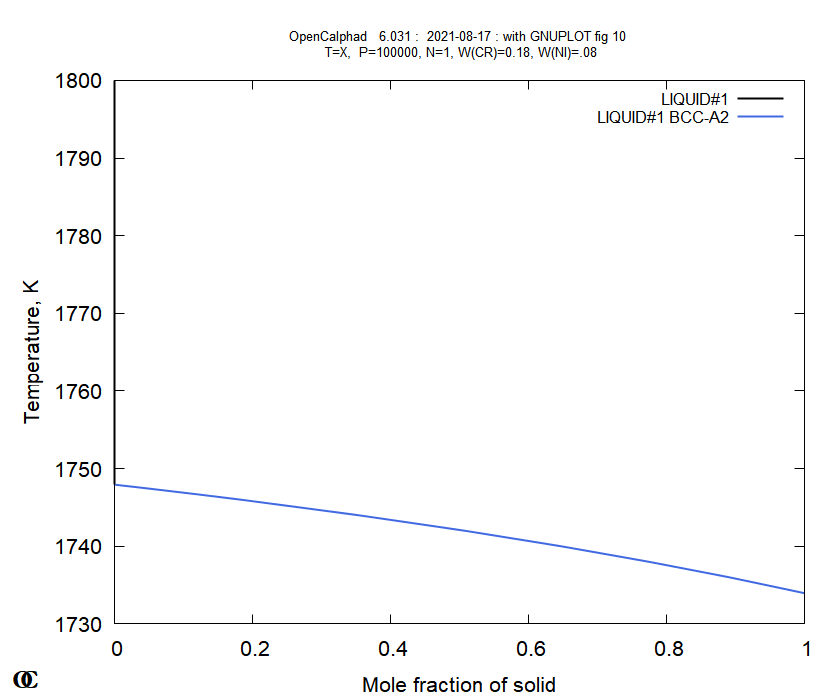

This chart was generated by the following gnuplot code:
# GNUPLOT file generated by OpenCalphad
# OpenCalphad   6.031 :  2021-08-17 : with GNUPLOT fig 10
# subroutine ocplot2B
set terminal wxt size 840,700 font "Arial,16"
#set terminal pdf color solid size 6,5 enhanced font "Arial,16"
#set output "ocgnu.pdf"
set title "OpenCalphad   6.031 :  2021-08-17 : with GNUPLOT fig 10 \n T=X,  P=100000, N=1, W(CR)=0.18, W(NI)=.08" font "Arial,10" 
set origin 0.0, 0.0 
set size   1.0000,   1.0000
set xlabel "Mole fraction of solid"
set ylabel "Temperature-K"
set label "~O{.0  C}" at screen 0.02, 0.03 font "Garamond Bold,20"
set key top right font "Arial,12"
set style line  1 lt  1 lc rgb "#000000" lw 2 pt 10
set style line  2 lt  1 lc rgb "#4169E1" lw 2 pt 6
set style line  3 lt  1 lc rgb "#00C000" lw 2 pt 3
set style line  4 lt  1 lc rgb "#FF0000" lw 2 pt 2
set style line  5 lt  1 lc rgb "#FF00FF" lw 2 pt 4
set style line  6 lt  1 lc rgb "#C8C800" lw 2 pt 5
set style line  7 lt  1 lc rgb "#C0C0C0" lw 2 pt 7
set style line  8 lt  1 lc rgb "#00FFFF" lw 2 pt 8
set style line  9 lt  1 lc rgb "#804080" lw 2 pt 9
set style line 10 lt  1 lc rgb "#7CFF40" lw 2 pt 1
# for invariants, faded read
set style line 100 lt 1 lc rgb "#FF3333" lw 3 pt 1

# Some useful GNUPLOT commands for editing the figure
# This is a dashed line (on pdf/wxt):
# set style line 15 lt 0 lc rgb "#C8C800" lw 2 pt 2

# set pointsize 0.6
# set label "text" at 0.5, 0.5 rotate by 60 font "arial,12"
# set xrange [0.5 : 0.7] 
# Adding manually a line and keep scaling:
# set arrow x0, y0 to x1,y1 nohead linestyle 1
# set multiplot
# set xrange [] writeback
#  ... plot someting
# set xrange restore
#  ... plot more using same axis scaling 
# unset multiplot

plot "-" using  2:3  with lines ls  1 title "LIQUID#1",\
""       using  2:3  with lines ls  2 title + "LIQUID#1 BCC-A2"
# Line   1, phases: LIQUID#1	
	1	0	1800.0
	2	0	1800.0
	3	0	1800.0
	4	0	1799.998
	5	0	1799.996
	6	0	1799.596
	7	0	1799.196
	8	0	1798.796
	9	0	1798.0
	10	0	1796.0
	11	0	1794.0
	12	0	1792.0
	13	0	1790.0
	14	0	1788.0
	15	0	1786.0
	16	0	1784.0
	17	0	1782.0
	18	0	1780.0
	19	0	1778.0
	20	0	1776.0
	21	0	1774.0
	22	0	1772.0
	23	0	1770.0
	24	0	1768.0
	25	0	1766.0
	26	0	1764.0
	27	0	1762.0
	28	0	1760.0
	29	0	1758.0
	30	0	1756.0
	31	0	1754.0
	32	0	1752.0
	33	0	1750.0
	34	0	1748.0
	35	0	1747.932

e
# Line   2, phases: LIQUID#1	
	36	0	1747.932
	37	0.0019897	1747.912
	38	0.0021799	1747.911
	39	0.0023698	1747.909
	40	0.0399998	1747.526
	41	0.0768573	1747.144
	42	0.1129642	1746.761
	43	0.182666	1746.0
	44	0.3531628	1744.0
	45	0.5072781	1742.0
	46	0.6471326	1740.0
	47	0.774514	1738.0
	48	0.8909372	1736.0
	49	0.997692	1734.0
	50	1	1733.955

e
pause mouse
